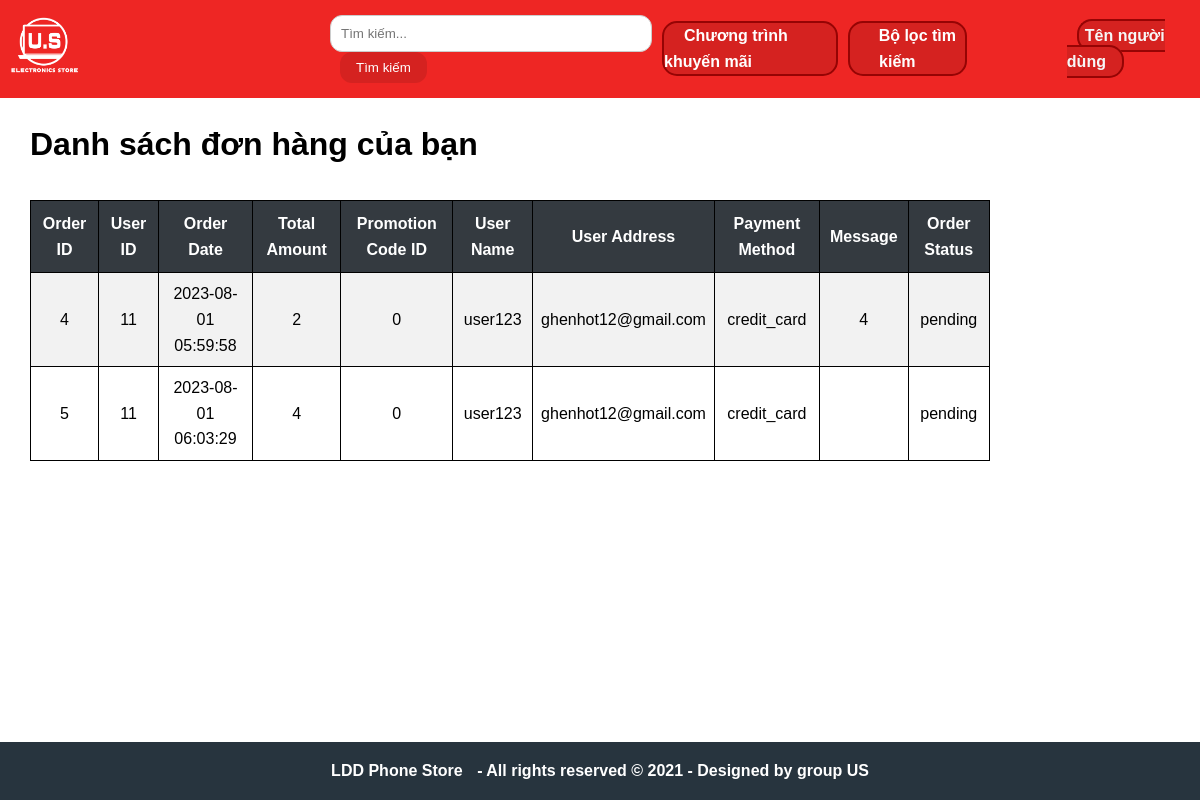
/layout/order-user.php (signed in), run on the app's committed database.
### tables this page shows
CREATE TABLE `orders` (
  `order_id` int(11) NOT NULL,
  `user_id` int(11) NOT NULL,
  `order_date` datetime NOT NULL,
  `total_amount` decimal(10,0) NOT NULL,
  `promotion_code_id` int(11) DEFAULT NULL,
  `user_name` varchar(100) NOT NULL,
  `user_address` varchar(255) NOT NULL,
  `payment_method` varchar(50) NOT NULL,
  `message` text DEFAULT NULL,
  `order_status` varchar(50) NOT NULL
);

### layout/order-user.php (the view, shortened to what this page needs)
<!DOCTYPE html>
<html>
<head>
</head>
<body>
    <header><?php include 'header.php'; ?></header>
    <main><h1>Danh sách đơn hàng của bạn</h1>
    <table>
        <tr>
            <th>Order ID</th>
            <th>User ID</th>
            <th>Order Date</th>
            <th>Total Amount</th>
            <th>Promotion Code ID</th>
            <th>User Name</th>
            <th>User Address</th>
            <th>Payment Method</th>
            <th>Message</th>
            <th>Order Status</th>
        </tr>
        <?php
        include 'connect.php';
        if (isset($_SESSION['user_id'])) {
            $user_id = $_SESSION['user_id'];
            $sql = "SELECT `order_id`, `user_id`, `order_date`, `total_amount`, `promotion_code_id`, `user_name`, `user_address`, `payment_method`, `message`, `order_status` FROM `orders` WHERE `user_id` = $user_id";
            $result = $conn->query($sql);
        }
        ?>
        <?php
        if ($result && $result->num_rows > 0) {
            while ($row = $result->fetch_assoc()) {
                echo "<tr>";
                echo "<td>" . $row['order_id'] . "</td>";
                echo "<td>" . $row['user_id'] . "</td>";
                echo "<td>" . $row['order_date'] . "</td>";
                echo "<td>" . $row['total_amount'] . "</td>";
                echo "<td>" . $row['promotion_code_id'] . "</td>";
                echo "<td>" . $row['user_name'] . "</td>";
                echo "<td>" . $row['user_address'] . "</td>";
                echo "<td>" . $row['payment_method'] . "</td>";
                echo "<td>" . $row['message'] . "</td>";
                echo "<td>" . $row['order_status'] . "</td>";
                echo "</tr>";
            }
        } else {
            echo "<tr><td colspan='10'>Không có đơn hàng nào.</td></tr>";
        }
        ?>
    </table></main>
    <footer><?php include 'footer.php'; ?></footer>
</body>
</html>

### css/header.css (style rules this page uses)
body { font-family: Arial, sans-serif; margin: auto; padding: 0; line-height: 1.6; }
header { position: -webkit-sticky; position: sticky; top: 0; background-color: #ee2624; padding: 5px; display: flex; align-items: center; justify-content: center; z-index: 9999; }

### css/footer.css (style rules this page uses)
html, body { margin: 0; padding: 0; height: 100%; }
body { display: flex; flex-direction: column; }
main { flex-grow: 1; }
footer { background-color: #27343e; flex-shrink: 0; text-align: center; }

### layout/order-user.php (style rules this page uses)
h1 { padding-left:30px; }
table { border-collapse: collapse; width: 80%; margin:30px; }
th, td { border: 1px solid black; padding: 8px; text-align: center; }
th { background-color: #343a40; color:white; text-align: center; padding: 10px; }
tr:nth-child(even) { background-color: #f2f2f2; }

### data on the page
orders: order_id "4", user "11", order_date "2023-08-01 05:59:58", total_amount "2", promotion_code "0", user_name "user123", user_address "ghenhot12@gmail.com", payment_method "credit_card", message "4", order_status "pending"
orders: order_id "5", user "11", order_date "2023-08-01 06:03:29", total_amount "4", promotion_code "0", user_name "user123", user_address "ghenhot12@gmail.com", payment_method "credit_card", order_status "pending"
